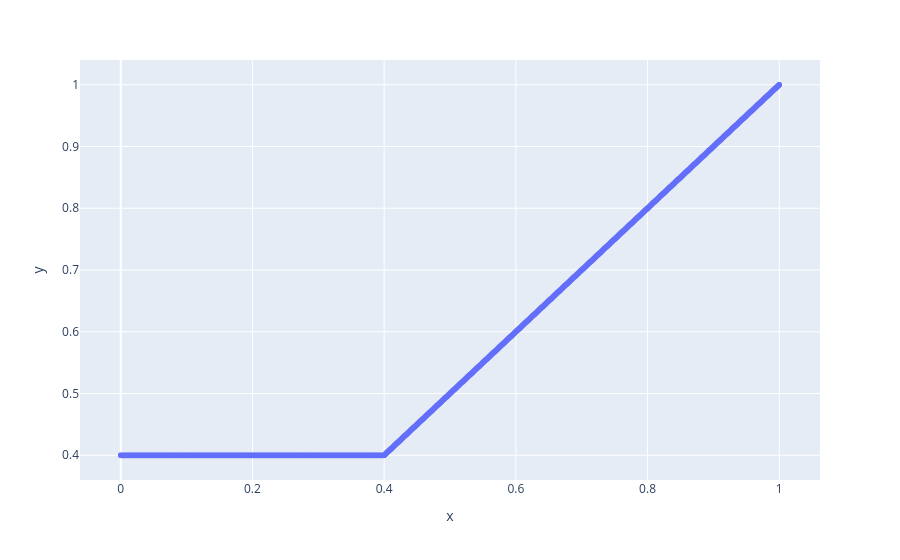

Notebook code for this chart:
### Code cell
p = [1, 2]
X_p = best_response_vectorized(X, thresholds[p], priors[p], c)
px.scatter(x=X, y=X_p)

### Figure 1 — Plotly figure (JSON) as saved in the notebook; plotly's stock layout.template omitted (floating-point values rounded to 4 significant figures; data arrays with more than 128 entries replaced by an {"elided": "..."} marker saying what was removed)
{"data": [{"hovertemplate": "x=%{x}<br>y=%{y}<extra></extra>", "legendgroup": "", "marker": {"color": "#636efa", "symbol": "circle"}, "mode": "markers", "name": "", "showlegend": false, "type": "scattergl", "x": {"elided": "10001 float values"}, "xaxis": "x", "y": {"elided": "10001 float values"}, "yaxis": "y"}], "layout": {"legend": {"tracegroupgap": 0}, "margin": {"t": 60}, "xaxis": {"anchor": "y", "domain": [0, 1], "title": {"text": "x"}}, "yaxis": {"anchor": "x", "domain": [0, 1], "title": {"text": "y"}}}}
